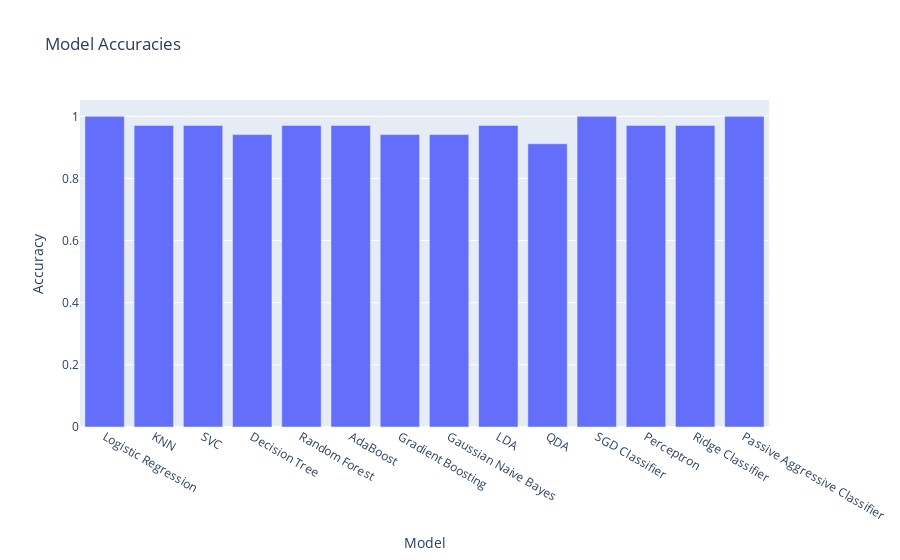

Here is the notebook cell this chart was saved with:
### Code cell
import plotly.express as px

df = pd.DataFrame({'Model': model_names, 'Accuracy': accuracies})

fig = px.bar(df, x='Model', y='Accuracy', title='Model Accuracies')
fig.show()

### Figure 1 — Plotly figure (JSON) as saved in the notebook; plotly's stock layout.template omitted (floating-point values rounded to 4 significant figures)
{"data": [{"alignmentgroup": "True", "hovertemplate": "Model=%{x}<br>Accuracy=%{y}<extra></extra>", "legendgroup": "", "marker": {"color": "#636efa", "pattern": {"shape": ""}}, "name": "", "offsetgroup": "", "orientation": "v", "showlegend": false, "textposition": "auto", "type": "bar", "x": ["Logistic Regression", "KNN", "SVC", "Decision Tree", "Random Forest", "AdaBoost", "Gradient Boosting", "Gaussian Naive Bayes", "LDA", "QDA", "SGD Classifier", "Perceptron", "Ridge Classifier", "Passive Aggressive Classifier"], "xaxis": "x", "y": [1, 0.9706, 0.9706, 0.9412, 0.9706, 0.9706, 0.9412, 0.9412, 0.9706, 0.9118, 1, 0.9706, 0.9706, 1], "yaxis": "y"}], "layout": {"barmode": "relative", "legend": {"tracegroupgap": 0}, "title": {"text": "Model Accuracies"}, "xaxis": {"anchor": "y", "domain": [0, 1], "title": {"text": "Model"}}, "yaxis": {"anchor": "x", "domain": [0, 1], "title": {"text": "Accuracy"}}}}
